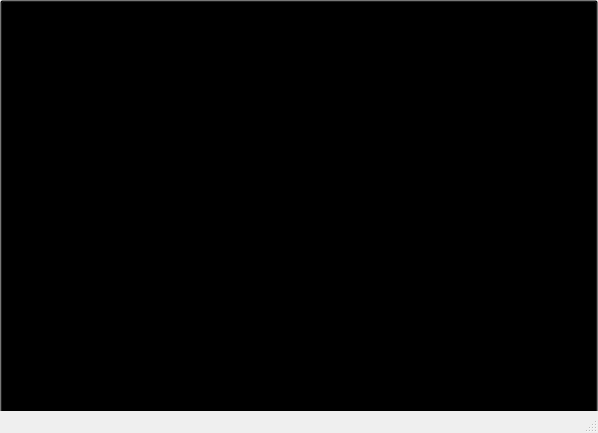
<?xml version="1.0" encoding="UTF-8"?>
<ui version="4.0">
 <class>GameOver</class>
 <widget class="QMainWindow" name="GameOver">
  <property name="geometry">
   <rect>
    <x>0</x>
    <y>0</y>
    <width>598</width>
    <height>433</height>
   </rect>
  </property>
  <property name="windowTitle">
   <string>GameOver</string>
  </property>
  <widget class="QWidget" name="centralwidget">
   <widget class="QLabel" name="label_gameover">
    <property name="geometry">
     <rect>
      <x>140</x>
      <y>70</y>
      <width>341</width>
      <height>101</height>
     </rect>
    </property>
    <property name="font">
     <font>
      <pointsize>40</pointsize>
     </font>
    </property>
    <property name="styleSheet">
     <string notr="true">background-color: rgba(0,0,0,0);</string>
    </property>
    <property name="text">
     <string>Game Over</string>
    </property>
   </widget>
   <widget class="QLabel" name="label_winner">
    <property name="geometry">
     <rect>
      <x>210</x>
      <y>170</y>
      <width>291</width>
      <height>61</height>
     </rect>
    </property>
    <property name="font">
     <font>
      <pointsize>16</pointsize>
     </font>
    </property>
    <property name="text">
     <string>Player wins!</string>
    </property>
   </widget>
   <widget class="QLabel" name="label_score">
    <property name="geometry">
     <rect>
      <x>250</x>
      <y>240</y>
      <width>71</width>
      <height>51</height>
     </rect>
    </property>
    <property name="font">
     <font>
      <pointsize>16</pointsize>
     </font>
    </property>
    <property name="text">
     <string>Score</string>
    </property>
   </widget>
   <widget class="QLabel" name="label_black">
    <property name="geometry">
     <rect>
      <x>170</x>
      <y>290</y>
      <width>61</width>
      <height>31</height>
     </rect>
    </property>
    <property name="font">
     <font>
      <pointsize>13</pointsize>
     </font>
    </property>
    <property name="text">
     <string>Black</string>
    </property>
   </widget>
   <widget class="QLabel" name="label_black_score">
    <property name="geometry">
     <rect>
      <x>240</x>
      <y>290</y>
      <width>31</width>
      <height>31</height>
     </rect>
    </property>
    <property name="font">
     <font>
      <pointsize>13</pointsize>
     </font>
    </property>
    <property name="text">
     <string>32</string>
    </property>
   </widget>
   <widget class="QLabel" name="label">
    <property name="geometry">
     <rect>
      <x>280</x>
      <y>290</y>
      <width>16</width>
      <height>31</height>
     </rect>
    </property>
    <property name="font">
     <font>
      <pointsize>13</pointsize>
     </font>
    </property>
    <property name="text">
     <string>:</string>
    </property>
   </widget>
   <widget class="QLabel" name="label_white_score">
    <property name="geometry">
     <rect>
      <x>310</x>
      <y>290</y>
      <width>31</width>
      <height>31</height>
     </rect>
    </property>
    <property name="font">
     <font>
      <pointsize>13</pointsize>
     </font>
    </property>
    <property name="text">
     <string>32</string>
    </property>
   </widget>
   <widget class="QLabel" name="label_white">
    <property name="geometry">
     <rect>
      <x>360</x>
      <y>290</y>
      <width>61</width>
      <height>31</height>
     </rect>
    </property>
    <property name="font">
     <font>
      <pointsize>13</pointsize>
     </font>
    </property>
    <property name="text">
     <string>White</string>
    </property>
   </widget>
   <widget class="QPushButton" name="pushButton_screen">
    <property name="geometry">
     <rect>
      <x>0</x>
      <y>0</y>
      <width>598</width>
      <height>433</height>
     </rect>
    </property>
    <property name="styleSheet">
     <string notr="true">background-color: rgba(0,0,0,0);</string>
    </property>
    <property name="text">
     <string/>
    </property>
   </widget>
  </widget>
  <widget class="QStatusBar" name="statusbar"/>
 </widget>
 <resources/>
 <connections/>
</ui>
